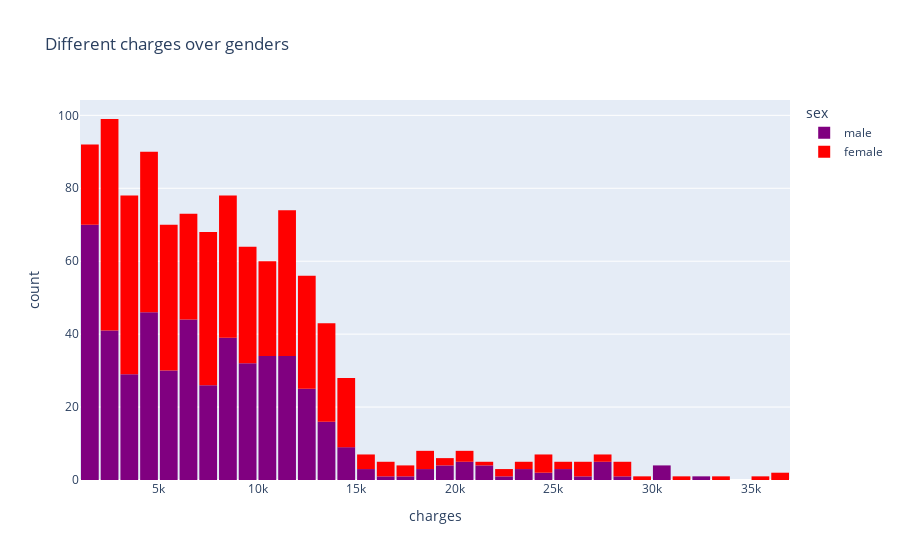

Notebook cell for this chart:
### Code cell
sex_dis = px.histogram(non_smoker_df,
                   x = 'charges',
                   color = 'sex',
                   color_discrete_sequence = ["purple","red"],
                   title = 'Different charges over genders'
               
)
sex_dis.update_layout(bargap=0.1)
sex_dis.show()

### Figure 1 — Plotly figure (JSON) as saved in the notebook; plotly's stock layout.template omitted (floating-point values rounded to 4 significant figures; data arrays with more than 128 entries replaced by an {"elided": "..."} marker saying what was removed)
{"data": [{"alignmentgroup": "True", "bingroup": "x", "hovertemplate": "sex=male<br>charges=%{x}<br>count=%{y}<extra></extra>", "legendgroup": "male", "marker": {"color": "purple", "pattern": {"shape": ""}}, "name": "male", "offsetgroup": "male", "orientation": "v", "showlegend": true, "type": "histogram", "x": {"elided": "517 float values"}, "xaxis": "x", "yaxis": "y"}, {"alignmentgroup": "True", "bingroup": "x", "hovertemplate": "sex=female<br>charges=%{x}<br>count=%{y}<extra></extra>", "legendgroup": "female", "marker": {"color": "red", "pattern": {"shape": ""}}, "name": "female", "offsetgroup": "female", "orientation": "v", "showlegend": true, "type": "histogram", "x": {"elided": "547 float values"}, "xaxis": "x", "yaxis": "y"}], "layout": {"bargap": 0.1, "barmode": "relative", "legend": {"title": {"text": "sex"}, "tracegroupgap": 0}, "title": {"text": "Different charges over genders"}, "xaxis": {"anchor": "y", "domain": [0, 1], "title": {"text": "charges"}}, "yaxis": {"anchor": "x", "domain": [0, 1], "title": {"text": "count"}}}}
